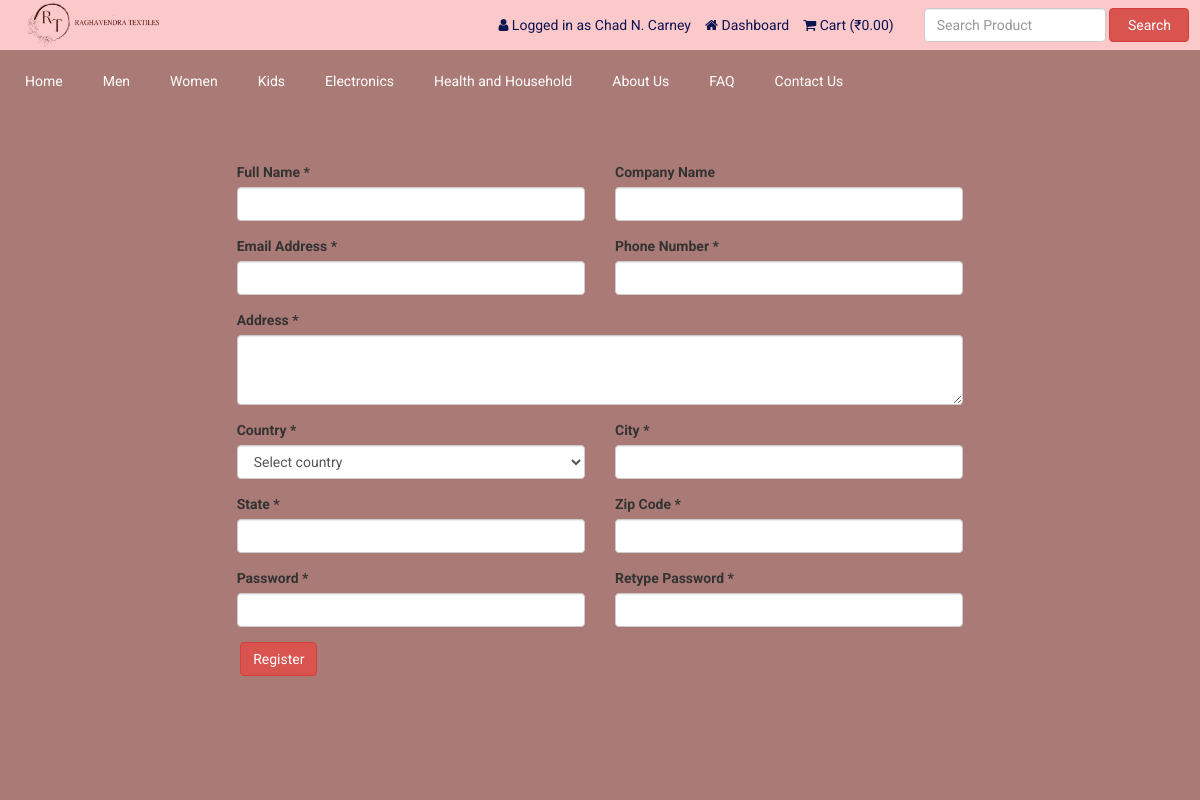
Page /registration.php (signed in) on the committed database.
### tables this page shows
CREATE TABLE `tbl_settings` (
  `id` int(11) NOT NULL,
  `logo` varchar(255) NOT NULL,
  `favicon` varchar(255) NOT NULL,
  `footer_about` text NOT NULL,
  `footer_copyright` text NOT NULL,
  `contact_address` text NOT NULL,
  `contact_email` varchar(255) NOT NULL,
  `contact_phone` varchar(255) NOT NULL,
  `contact_fax` varchar(255) NOT NULL,
  `contact_map_iframe` text NOT NULL,
  `receive_email` varchar(255) NOT NULL,
  `receive_email_subject` varchar(255) NOT NULL,
  `receive_email_thank_you_message` text NOT NULL,
  `forget_password_message` text NOT NULL,
  `total_recent_post_footer` int(10) NOT NULL,
  `total_popular_post_footer` int(10) NOT NULL,
  `total_recent_post_sidebar` int(11) NOT NULL,
  `total_popular_post_sidebar` int(11) NOT NULL,
  `total_featured_product_home` int(11) NOT NULL,
  `total_latest_product_home` int(11) NOT NULL,
  `total_popular_product_home` int(11) NOT NULL,
  `meta_title_home` text NOT NULL,
  `meta_keyword_home` text NOT NULL,
  `meta_description_home` text NOT NULL,
  `banner_login` varchar(255) NOT NULL,
  `banner_registration` varchar(255) NOT NULL,
  `banner_forget_password` varchar(255) NOT NULL,
  `banner_reset_password` varchar(255) NOT NULL,
  `banner_search` varchar(255) NOT NULL,
  `banner_cart` varchar(255) NOT NULL,
  `banner_checkout` varchar(255) NOT NULL,
  `banner_product_category` varchar(255) NOT NULL,
  `banner_blog` varchar(255) NOT NULL,
  `cta_title` varchar(255) NOT NULL,
  `cta_content` text NOT NULL,
  `cta_read_more_text` varchar(255) NOT NULL,
  `cta_read_more_url` varchar(255) NOT NULL,
  `cta_photo` varchar(255) NOT NULL,
  `featured_product_title` varchar(255) NOT NULL,
  `featured_product_subtitle` varchar(255) NOT NULL,
  `latest_product_title` varchar(255) NOT NULL,
  `latest_product_subtitle` varchar(255) NOT NULL,
  `popular_product_title` varchar(255) NOT NULL,
  `popular_product_subtitle` varchar(255) NOT NULL,
  `testimonial_title` varchar(255) NOT NULL,
  `testimonial_subtitle` varchar(255) NOT NULL,
  `testimonial_photo` varchar(255) NOT NULL,
  `blog_title` varchar(255) NOT NULL,
  `blog_subtitle` varchar(255) NOT NULL,
  `newsletter_text` text NOT NULL,
  `paypal_email` varchar(255) NOT NULL,
  `stripe_public_key` varchar(255) NOT NULL,
  `stripe_secret_key` varchar(255) NOT NULL,
  `bank_detail` text NOT NULL,
  `before_head` text NOT NULL,
  `after_body` text NOT NULL,
  `before_body` text NOT NULL,
  `home_service_on_off` int(11) NOT NULL,
  `home_welcome_on_off` int(11) NOT NULL,
  `home_featured_product_on_off` int(11) NOT NULL,
  `home_latest_product_on_off` int(11) NOT NULL,
  `home_popular_product_on_off` int(11) NOT NULL,
  `home_testimonial_on_off` int(11) NOT NULL,
  `home_blog_on_off` int(11) NOT NULL,
  `newsletter_on_off` int(11) NOT NULL,
  `ads_above_welcome_on_off` int(1) NOT NULL,
  `ads_above_featured_product_on_off` int(1) NOT NULL,
  `ads_above_latest_product_on_off` int(1) NOT NULL,
  `ads_above_popular_product_on_off` int(1) NOT NULL,
  `ads_above_testimonial_on_off` int(1) NOT NULL,
  `ads_category_sidebar_on_off` int(1) NOT NULL
);

CREATE TABLE `tbl_top_category` (
  `tcat_id` int(11) NOT NULL,
  `tcat_name` varchar(255) NOT NULL,
  `show_on_menu` int(1) NOT NULL
);

CREATE TABLE `tbl_page` (
  `id` int(11) NOT NULL,
  `about_title` varchar(255) NOT NULL,
  `about_content` text NOT NULL,
  `about_banner` varchar(255) NOT NULL,
  `about_meta_title` varchar(255) NOT NULL,
  `about_meta_keyword` text NOT NULL,
  `about_meta_description` text NOT NULL,
  `faq_title` varchar(255) NOT NULL,
  `faq_banner` varchar(255) NOT NULL,
  `faq_meta_title` varchar(255) NOT NULL,
  `faq_meta_keyword` text NOT NULL,
  `faq_meta_description` text NOT NULL,
  `blog_title` varchar(255) NOT NULL,
  `blog_banner` varchar(255) NOT NULL,
  `blog_meta_title` varchar(255) NOT NULL,
  `blog_meta_keyword` text NOT NULL,
  `blog_meta_description` text NOT NULL,
  `contact_title` varchar(255) NOT NULL,
  `contact_banner` varchar(255) NOT NULL,
  `contact_meta_title` varchar(255) NOT NULL,
  `contact_meta_keyword` text NOT NULL,
  `contact_meta_description` text NOT NULL,
  `pgallery_title` varchar(255) NOT NULL,
  `pgallery_banner` varchar(255) NOT NULL,
  `pgallery_meta_title` varchar(255) NOT NULL,
  `pgallery_meta_keyword` text NOT NULL,
  `pgallery_meta_description` text NOT NULL,
  `vgallery_title` varchar(255) NOT NULL,
  `vgallery_banner` varchar(255) NOT NULL,
  `vgallery_meta_title` varchar(255) NOT NULL,
  `vgallery_meta_keyword` text NOT NULL,
  `vgallery_meta_description` text NOT NULL
);

### registration.php (the view, shortened to what this page needs)
<?php require_once('header.php'); ?>
<div class="background-wrap">
        <video id="video-bg-elem" preload="auto" autoplay="true" loop="loop" muted="muted">
            <source src="/RTS/RTS/assets/uploads/demo.mp4" type="video/mp4">
        </video>
    </div>
<div class="page">
    <div class="container">
        <div class="row">
            <div class="col-md-12">
                <div class="user-content">
                    <form action="" method="post">
                        <div class="row">
                            <div class="col-md-2"></div>
                            <div class="col-md-8">
                                <div class="col-md-6 form-group">
                                    <label for=""><?php echo LANG_VALUE_102; ?> *</label>
                                    <input type="text" class="form-control" name="cust_name" value="<?php if(isset($_POST['cust_name'])){echo $_POST['cust_name'];} ?>">
                                </div>
                                <div class="col-md-6 form-group">
                                    <label for=""><?php echo LANG_VALUE_103; ?></label>
                                    <input type="text" class="form-control" name="cust_cname" value="<?php if(isset($_POST['cust_cname'])){echo $_POST['cust_cname'];} ?>">
                                </div>
                                <div class="col-md-6 form-group">
                                    <label for=""><?php echo LANG_VALUE_94; ?> *</label>
                                    <input type="email" class="form-control" name="cust_email" value="<?php if(isset($_POST['cust_email'])){echo $_POST['cust_email'];} ?>">
                                </div>
                                <div class="col-md-6 form-group">
                                    <label for=""><?php echo LANG_VALUE_104; ?> *</label>
                                    <input type="text" class="form-control" name="cust_phone" value="<?php if(isset($_POST['cust_phone'])){echo $_POST['cust_phone'];} ?>">
                                </div>
                                <div class="col-md-12 form-group">
                                    <label for=""><?php echo LANG_VALUE_105; ?> *</label>
                                    <textarea name="cust_address" class="form-control" cols="30" rows="10" style="height:70px;"><?php if(isset($_POST['cust_address'])){echo $_POST['cust_address'];} ?></textarea>
                                </div>
                                <div class="col-md-6 form-group">
                                    <label for=""><?php echo LANG_VALUE_106; ?> *</label>
                                    <select name="cust_country" class="form-control select2">
                                        <option value="">Select country</option>
                                    </select>
                                </div>
                                <div class="col-md-6 form-group">
                                    <label for=""><?php echo LANG_VALUE_107; ?> *</label>
                                    <input type="text" class="form-control" name="cust_city" value="<?php if(isset($_POST['cust_city'])){echo $_POST['cust_city'];} ?>">
                                </div>
                                <div class="col-md-6 form-group">
                                    <label for=""><?php echo LANG_VALUE_108; ?> *</label>
                                    <input type="text" class="form-control" name="cust_state" value="<?php if(isset($_POST['cust_state'])){echo $_POST['cust_state'];} ?>">
                                </div>
                                <div class="col-md-6 form-group">
                                    <label for=""><?php echo LANG_VALUE_109; ?> *</label>
                                    <input type="text" class="form-control" name="cust_zip" value="<?php if(isset($_POST['cust_zip'])){echo $_POST['cust_zip'];} ?>">
                                </div>
                                <div class="col-md-6 form-group">
                                    <label for=""><?php echo LANG_VALUE_96; ?> *</label>
                                    <input type="password" class="form-control" name="cust_password">
                                </div>
                                <div class="col-md-6 form-group">
                                    <label for=""><?php echo LANG_VALUE_98; ?> *</label>
                                    <input type="password" class="form-control" name="cust_re_password">
                                </div>
                                <div class="col-md-6 form-group">
                                    <input type="submit" class="btn btn-danger" value="<?php echo LANG_VALUE_15; ?>" name="form1">
                                </div>
                            </div>
                        </div>
                    </form>
                </div>
            </div>
        </div>
    </div>
</div>

### header.php (shortened to what this page needs)
<?php
include("admin/inc/config.php");
$statement = $pdo->prepare("SELECT * FROM tbl_settings WHERE id=1");
$statement->execute();
$result = $statement->fetchAll(PDO::FETCH_ASSOC);
foreach ($result as $row)
{
	$logo = $row['logo'];
}
?>
<!DOCTYPE html>
<html lang="en">
<head>
	<link rel="stylesheet" href="assets/css/bootstrap.min.css">
	<link rel="stylesheet" href="assets/css/font-awesome.min.css">
	<link rel="stylesheet" href="assets/css/owl.carousel.min.css">
	<link rel="stylesheet" href="assets/css/owl.theme.default.min.css">
	<link rel="stylesheet" href="assets/css/jquery.bxslider.min.css">
    <link rel="stylesheet" href="assets/css/magnific-popup.css">
    <link rel="stylesheet" href="assets/css/rating.css">
	<link rel="stylesheet" href="assets/css/spacing.css">
	<link rel="stylesheet" href="assets/css/bootstrap-touch-slider.css">
	<link rel="stylesheet" href="assets/css/animate.min.css">
	<link rel="stylesheet" href="assets/css/tree-menu.css">
	<link rel="stylesheet" href="assets/css/select2.min.css">
	<link rel="stylesheet" href="assets/css/main.css">
	<link rel="stylesheet" href="assets/css/responsive.css">
	<?php
	$statement = $pdo->prepare("SELECT * FROM tbl_page WHERE id=1");
	$statement->execute();
	$result = $statement->fetchAll(PDO::FETCH_ASSOC);
		?>
</head>
<body>
<div class="header">
	<div class="container">
		<div class="row inner">
			<div class="col-md-4 logo">
				<a href="index.php"><img src="assets/uploads/logo.png"<?php echo $logo; ?>" alt="logo image"></a>
			</div>
			<div class="col-md-5 right">
				<ul>
					<?php
					if(isset($_SESSION['customer'])) {
						?>
						<li><i class="fa fa-user"></i> <?php echo LANG_VALUE_13; ?> <?php echo $_SESSION['customer']['cust_name']; ?></li>
						<li><a href="dashboard.php"><i class="fa fa-home"></i> <?php echo LANG_VALUE_89; ?></a></li>
						<?php
					} else {
						?>
						<li><a href="login.php"><i class="fa fa-sign-in"></i> <?php echo LANG_VALUE_9; ?></a></li>
						<li><a href="registration.php"><i class="fa fa-user-plus"></i> <?php echo LANG_VALUE_15; ?></a></li>
						<?php
					}
					?>
					<li><a href="cart.php"><i class="fa fa-shopping-cart"></i> <?php echo LANG_VALUE_18; ?> (<?php echo '₹'; ?><?php
					if(isset($_SESSION['cart_p_id'])) {
						$table_total_price = 0;
						$i=0;
	                    foreach($_SESSION['cart_p_qty'] as $key => $value)
	                    {
	                        $i++;
	                        $arr_cart_p_qty[$i] = $value;
	                    }                    $i=0;
	                    foreach($_SESSION['cart_p_current_price'] as $key => $value)
	                    {
	                        $i++;
	                        $arr_cart_p_current_price[$i] = $value;
	                    }
	                    for($i=1;$i<=count($arr_cart_p_qty);$i++) {
	                    	$row_total_price = $arr_cart_p_current_price[$i]*$arr_cart_p_qty[$i];
	                        $table_total_price = $table_total_price + $row_total_price;
	                    }
						echo $table_total_price;
					} else {
						echo '0.00';
					}
					?>)</a></li>
				</ul>
			</div>
			<div class="col-md-3 search-area">
				<form class="navbar-form navbar-left" role="search" action="search-result.php" method="get">
					<div class="form-group">
						<input type="text" class="form-control search-top" placeholder="<?php echo LANG_VALUE_2; ?>" name="search_text">
					</div>
					<button type="submit" class="btn btn-danger"><?php echo LANG_VALUE_3; ?></button>
				</form>
			</div>
		</div>
	</div>
</div>
<div class="nav">
	<div class="container">
		<div class="row">
			<div class="col-md-12 pl_0 pr_0">
				<div class="menu-container">
					<div class="menu">
						<ul>
							<li><a href="index.php">Home</a></li>
							<?php
							$statement = $pdo->prepare("SELECT * FROM tbl_top_category WHERE show_on_menu=1");
							$statement->execute();
							$result = $statement->fetchAll(PDO::FETCH_ASSOC);
							foreach ($result as $row) {
								?>
								<li><a &type=top-category"><?php echo $row['tcat_name']; ?></a>
								</li>
								<?php
							}
							?>
							<?php
							$statement = $pdo->prepare("SELECT * FROM tbl_page WHERE id=1");
							$statement->execute();
							$result = $statement->fetchAll(PDO::FETCH_ASSOC);
							foreach ($result as $row) {
								$about_title = $row['about_title'];
								$faq_title = $row['faq_title'];
								$contact_title = $row['contact_title'];
							}
							?>
							<li><a href="about.php"><?php echo $about_title; ?></a></li>
							<li><a href="faq.php"><?php echo $faq_title; ?></a></li>
							<li><a href="contact.php"><?php echo $contact_title; ?></a></li>
						</ul>
					</div>
				</div>
			</div>
		</div>
	</div>
</div>

### assets/css/main.css (style rules this page uses)
* { margin: 0; padding: 0; }
body { font-family: "Roboto", sans-serif; font-size: 14px; }
a { text-decoration: none; }
.header { width: 100%; height: auto; background: #fcc9cb ; }
.header .inner { height: auto; display: table; }
.header .logo { float: none; display: table-cell; vertical-align: middle; }
.header .logo img { max-width: 300%; height: 50px; }
.header .navbar-form .form-control { width: 300px; }
.header .search-area { float: none; display: table-cell; vertical-align: middle; }
.header .search-area .form-group { width: calc(100% - 84px); }
.header .search-area button { width: 80px; }
.header .search-area form { width: 100%; }
.header .right { float: none; display: table-cell; vertical-align: middle; padding-right: 0; }
.header .right ul { float: right; margin-bottom: 0; }
.header .right ul li { list-style-type: none; float: left; margin-left: 14px; color: #0d1452; }
.header .right ul li a { color: #0d1452; }
.header .navbar-form .search-top { width: 100%; }
.nav { background: #aa7a76; }
.menu-container { width: 100%; margin: 0 auto; background: #aa7a76; }
.menu > ul { margin: 0 auto; width: 100%; list-style: none; padding: 0; position: relative; box-sizing: border-box; }
.menu > ul:before, .menu > ul:after { content: ""; display: table; }
.menu > ul:after { clear: both; }
.menu > ul > li { float: left; padding: 0; margin: 0; }
.menu > ul > li a { text-decoration: none; padding: 1.5em 20px; display: block; color: #fff; }
.page { width: 100%; height: auto; padding-top: 50px; padding-bottom: 50px; }
@media (min-width: 768px) { .col-md-4 { flex: 0 0 33.33333%; max-width: 33.33333%; } }
img { vertical-align: middle; border-style: none; }
.container { width: 100%; height: auto; }

### assets/css/responsive.css (style rules this page uses)
@media only screen and (min-width: 992px) { .header .inner { width: 100%; } }
@media only screen and (min-width: 992px) { .header .search-area { padding-right: 0; } }
@media only screen and (min-width: 992px) { .header .search-area form { padding-right: 0; } }
@media only screen and (min-width: 992px) { .header .container { padding-right: 0; } }

### registration.php (style rules this page uses)
body, html { height: 100%; margin: 0; padding: 0; }
.background-wrap { position: fixed; z-index: -1000; width: 100%; height: 200%; overflow: hidden; }
#video-bg-elem { position: absolute; top: 0; left: 0; min-width: 100%; min-height: 100%; }
body { background-color: #aa7a76; }

### rows in the picture
tbl_settings: logo (picture)
tbl_top_category: tcat_name "Men"
tbl_top_category: tcat_name "Women"
tbl_top_category: tcat_name "Kids"
tbl_top_category: tcat_name "Electronics"
tbl_top_category: tcat_name "Health and Household"
tbl_page: about_title "About Us", faq_title "FAQ", contact_title "Contact Us"

### other values in the picture
LANG_VALUE_13 "Logged in as"
$_SESSION['customer']['cust_name'] "Chad N. Carney"
LANG_VALUE_89 "Dashboard"
LANG_VALUE_18 "Cart"
LANG_VALUE_3 "Search"
LANG_VALUE_102 "Full Name"
LANG_VALUE_103 "Company Name"
LANG_VALUE_94 "Email Address"
LANG_VALUE_104 "Phone Number"
LANG_VALUE_105 "Address"
LANG_VALUE_106 "Country"
LANG_VALUE_107 "City"
LANG_VALUE_108 "State"
LANG_VALUE_109 "Zip Code"
LANG_VALUE_96 "Password"
